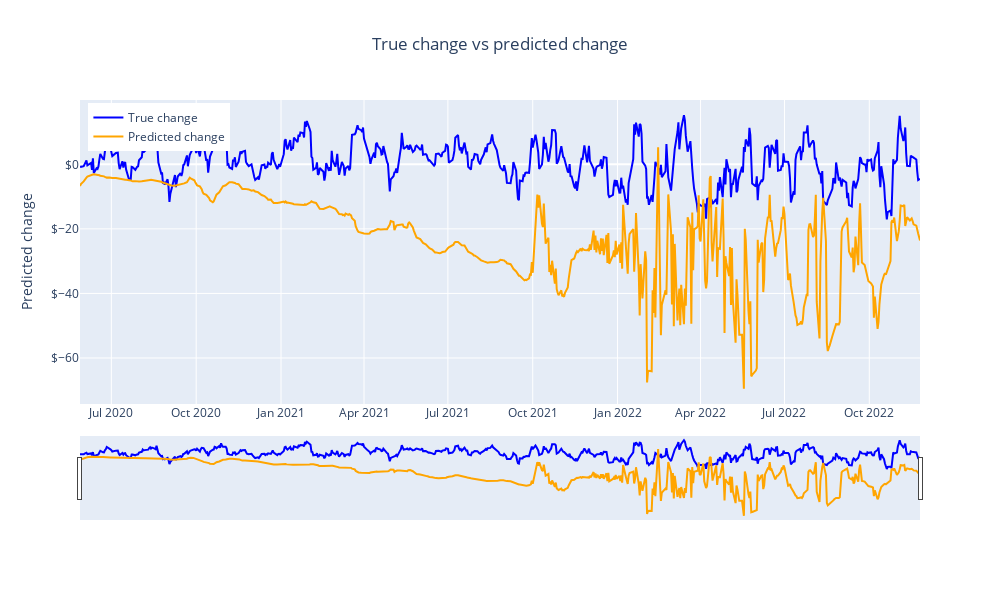

Notebook code for this chart:
### Code cell
plot_true_vs_predicted(X_plot, y_true, y_pred)

### Figure 1 — Plotly figure (JSON) as saved in the notebook; plotly's stock layout.template omitted (floating-point values rounded to 4 significant figures; data arrays with more than 128 entries replaced by an {"elided": "..."} marker saying what was removed)
{"data": [{"line": {"color": "blue"}, "name": "True change", "type": "scatter", "x": {"elided": "631 str values"}, "y": {"elided": "631 float values"}}, {"line": {"color": "orange"}, "name": "Predicted change", "type": "scatter", "x": {"elided": "631 str values"}, "y": {"elided": "631 float values"}}], "layout": {"height": 600, "legend": {"x": 0.01, "xanchor": "left", "y": 0.99, "yanchor": "top"}, "title": {"text": "True change vs predicted change", "x": 0.5}, "width": 1000, "xaxis": {"rangeslider": {"thickness": 0.2, "visible": true}}, "yaxis": {"tickprefix": "$", "title": {"text": "Predicted change"}}}}
